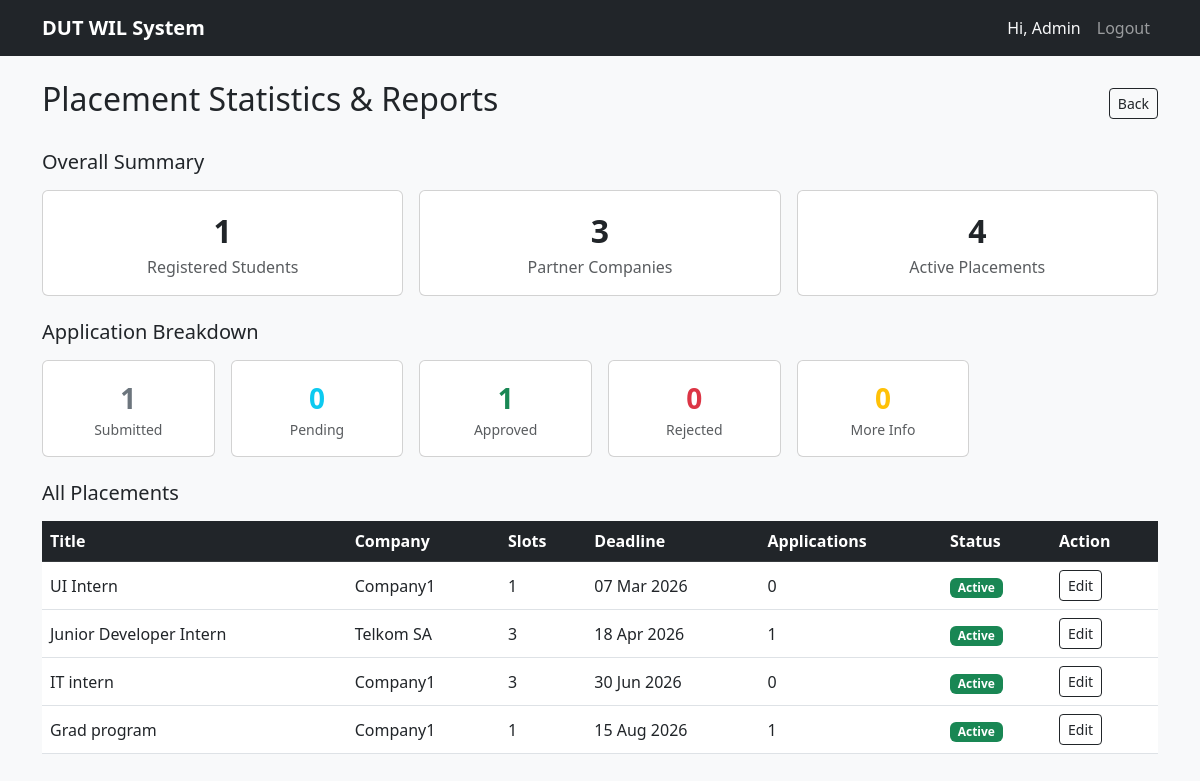
The page /admin/reports (signed in) on the database its author committed.
### app/models.py (models this page shows, shortened)
class User(db.Model, UserMixin):
    __tablename__ = 'users'
    id            = db.Column(db.Integer, primary_key=True)
    name          = db.Column(db.String(100), nullable=False)
    email         = db.Column(db.String(120), unique=True, nullable=False)
    password_hash = db.Column(db.String(256), nullable=False)
    role          = db.Column(db.String(20),  nullable=False)
    student_num   = db.Column(db.String(20),  unique=True, nullable=True)
    created_at    = db.Column(db.DateTime, default=datetime.utcnow)
    applications  = db.relationship('Application', backref='student',
                        lazy=True, foreign_keys='Application.student_id')
    documents     = db.relationship('Document',    backref='owner', lazy=True)
    notifications = db.relationship('Notification', backref='user',  lazy=True)

class Placement(db.Model):
    __tablename__ = 'placements'
    id          = db.Column(db.Integer, primary_key=True)
    company_id  = db.Column(db.Integer, db.ForeignKey('companies.id'), nullable=False)
    title       = db.Column(db.String(150), nullable=False)
    description = db.Column(db.Text)
    duration    = db.Column(db.String(50))
    deadline    = db.Column(db.DateTime, nullable=False)
    slots       = db.Column(db.Integer, default=1)
    is_active   = db.Column(db.Boolean, default=True)
    posted_by   = db.Column(db.Integer, db.ForeignKey('users.id'))
    created_at  = db.Column(db.DateTime, default=datetime.utcnow)
    applications = db.relationship('Application', backref='placement', lazy=True)

class Company(db.Model):
    __tablename__ = 'companies'
    id       = db.Column(db.Integer, primary_key=True)
    name     = db.Column(db.String(150), nullable=False)
    industry = db.Column(db.String(100))
    location = db.Column(db.String(150))
    contact  = db.Column(db.String(120))
    website  = db.Column(db.String(200))
    placements = db.relationship('Placement', backref='company', lazy=True)

### app/routes/admin.py (the view)
@admin.route('/reports')
@login_required
@admin_required
def reports():
    total_students   = User.query.filter_by(role='student').count()
    total_placements = Placement.query.count()
    total_companies  = Company.query.count()
    approved  = Application.query.filter_by(status='Approved').count()
    rejected  = Application.query.filter_by(status='Rejected').count()
    pending   = Application.query.filter_by(status='Pending').count()
    submitted = Application.query.filter_by(status='Submitted').count()
    more_info = Application.query.filter_by(
                    status='More Info Needed').count()
    placements = Placement.query.order_by(
                     Placement.deadline.asc()).all()
    return render_template('admin/reports.html',
                           total_students=total_students,
                           total_placements=total_placements,
                           total_companies=total_companies,
                           approved=approved, rejected=rejected,
                           pending=pending, submitted=submitted,
                           more_info=more_info,
                           placements=placements)

### app/models.py (called while the page is built)
@login_manager.user_loader
def load_user(user_id):
    return User.query.get(int(user_id))

### app/utils.py (called while the page is built)
def admin_required(f):
    @wraps(f)
    def decorated(*args, **kwargs):
        if not current_user.is_authenticated or \
                current_user.role != 'admin':
            abort(403)
        return f(*args, **kwargs)
    return decorated

### app/templates/admin/reports.html
{% extends 'base.html' %}
{% block content %}
<div class="d-flex justify-content-between align-items-center mb-4">
  <h2>Placement Statistics & Reports</h2>
  <a href="{{ url_for('admin.dashboard') }}"
     class="btn btn-outline-dark btn-sm">Back</a>
</div>
<h5 class="mb-3">Overall Summary</h5>
<div class="row g-3 mb-4">
  <div class="col-6 col-md-4">
    <div class="card text-center p-3">
      <div class="fs-2 fw-bold">{{ total_students }}</div>
      <div class="text-muted">Registered Students</div>
    </div>
  </div>
  <div class="col-6 col-md-4">
    <div class="card text-center p-3">
      <div class="fs-2 fw-bold">{{ total_companies }}</div>
      <div class="text-muted">Partner Companies</div>
    </div>
  </div>
  <div class="col-6 col-md-4">
    <div class="card text-center p-3">
      <div class="fs-2 fw-bold">{{ total_placements }}</div>
      <div class="text-muted">Active Placements</div>
    </div>
  </div>
</div>
<h5 class="mb-3">Application Breakdown</h5>
<div class="row g-3 mb-4">
  <div class="col-6 col-md-2">
    <div class="card text-center p-3">
      <div class="fs-3 fw-bold text-secondary">{{ submitted }}</div>
      <div class="text-muted small">Submitted</div>
    </div>
  </div>
  <div class="col-6 col-md-2">
    <div class="card text-center p-3">
      <div class="fs-3 fw-bold text-info">{{ pending }}</div>
      <div class="text-muted small">Pending</div>
    </div>
  </div>
  <div class="col-6 col-md-2">
    <div class="card text-center p-3">
      <div class="fs-3 fw-bold text-success">{{ approved }}</div>
      <div class="text-muted small">Approved</div>
    </div>
  </div>
  <div class="col-6 col-md-2">
    <div class="card text-center p-3">
      <div class="fs-3 fw-bold text-danger">{{ rejected }}</div>
      <div class="text-muted small">Rejected</div>
    </div>
  </div>
  <div class="col-6 col-md-2">
    <div class="card text-center p-3">
      <div class="fs-3 fw-bold text-warning">{{ more_info }}</div>
      <div class="text-muted small">More Info</div>
    </div>
  </div>
</div>
<h5 class="mb-3">All Placements</h5>
<div class="table-responsive">
  <table class="table table-hover align-middle">
      <thead class="table-dark">
      <tr>
        <th>Title</th>
        <th>Company</th>
        <th>Slots</th>
        <th>Deadline</th>
        <th>Applications</th>
        <th>Status</th>
        <th>Action</th>
      </tr>
    </thead>
    <tbody>
      {% for p in placements %}
      <tr>
        <td>{{ p.title }}</td>
        <td>{{ p.company.name }}</td>
        <td>{{ p.slots }}</td>
        <td>{{ p.deadline.strftime('%d %b %Y') }}</td>
        <td>{{ p.applications|length }}</td>
        <td>
          {% if p.is_active %}
            <span class="badge bg-success">Active</span>
          {% else %}
            <span class="badge bg-secondary">Closed</span>
          {% endif %}
        </td>
        <td>
          <a href="{{ url_for('admin.edit_placement', placement_id=p.id) }}"
             class="btn btn-sm btn-outline-dark">Edit</a>
        </td>
      </tr>
      {% endfor %}
    </tbody>
  </table>
</div>
{% endblock %}

### app/templates/base.html (shortened to what this page needs)
<!DOCTYPE html>
<html lang="en">
<head>
  <link href="https://cdn.jsdelivr.net/npm/bootstrap@5.3.0/dist/css/bootstrap.min.css" rel="stylesheet">
</head>
<body class="bg-light">
<nav class="navbar navbar-expand-lg navbar-dark bg-dark">
  <div class="container">
    <a class="navbar-brand fw-bold" href="/">DUT WIL System</a>
    <div class="collapse navbar-collapse" id="navMenu">
      <ul class="navbar-nav ms-auto">
        {% if current_user.is_authenticated %}
          <li class="nav-item">
            <span class="nav-link text-light">
              Hi, {{ current_user.name }}
            </span>
          </li>
          <li class="nav-item">
            <a class="nav-link" href="{{ url_for('auth.logout') }}">Logout</a>
          </li>
        {% endif %}
      </ul>
    </div>
  </div>
</nav>
<div class="container mt-4">
  {% block content %}{% endblock %}
</div>
</body>
</html>

### rows shown on the page
User: name "Admin"
Placement: title "UI Intern", company.name "Company1", slots "1", deadline "07 Mar 2026", applications|length "0", is_active "Active"
Placement: title "Junior Developer Intern", company.name "Telkom SA", slots "3", deadline "18 Apr 2026", applications|length "1", is_active "Active"
Placement: title "IT intern", company.name "Company1", slots "3", deadline "30 Jun 2026", applications|length "0", is_active "Active"
Placement: title "Grad program", company.name "Company1", slots "1", deadline "15 Aug 2026", applications|length "1", is_active "Active"

### other values the page prints
{{ total_students }} "1"
{{ total_companies }} "3"
{{ total_placements }} "4"
{{ submitted }} "1"
{{ pending }} "0"
{{ approved }} "1"
{{ rejected }} "0"
{{ more_info }} "0"
